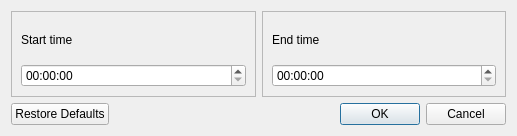
<?xml version="1.0" encoding="UTF-8"?>
<ui version="4.0">
 <class>TimeOffsetEditor</class>
 <widget class="QDialog" name="TimeOffsetEditor">
  <property name="windowModality">
   <enum>Qt::ApplicationModal</enum>
  </property>
  <property name="geometry">
   <rect>
    <x>0</x>
    <y>0</y>
    <width>517</width>
    <height>136</height>
   </rect>
  </property>
  <property name="sizePolicy">
   <sizepolicy hsizetype="Fixed" vsizetype="Fixed">
    <horstretch>0</horstretch>
    <verstretch>0</verstretch>
   </sizepolicy>
  </property>
  <property name="maximumSize">
   <size>
    <width>517</width>
    <height>136</height>
   </size>
  </property>
  <property name="baseSize">
   <size>
    <width>517</width>
    <height>136</height>
   </size>
  </property>
  <property name="windowTitle">
   <string extracomment="Edit playback time offset">Time Offset</string>
  </property>
  <property name="windowIcon">
   <iconset theme="clock">
    <normaloff>.</normaloff>.</iconset>
  </property>
  <property name="modal">
   <bool>true</bool>
  </property>
  <layout class="QGridLayout" name="gridLayout_3">
   <item row="0" column="0">
    <layout class="QVBoxLayout" name="verticalLayout_3">
     <item>
      <layout class="QHBoxLayout" name="horizontalLayout">
       <item>
        <widget class="QFrame" name="frame">
         <property name="frameShape">
          <enum>QFrame::StyledPanel</enum>
         </property>
         <property name="frameShadow">
          <enum>QFrame::Raised</enum>
         </property>
         <layout class="QGridLayout" name="gridLayout_2">
          <item row="0" column="0">
           <layout class="QVBoxLayout" name="verticalLayout_2">
            <item>
             <widget class="QLabel" name="startLabel">
              <property name="text">
               <string>Start time</string>
              </property>
             </widget>
            </item>
            <item>
             <widget class="QTimeEdit" name="startTime">
              <property name="displayFormat">
               <string>HH:mm:ss</string>
              </property>
             </widget>
            </item>
           </layout>
          </item>
         </layout>
        </widget>
       </item>
       <item>
        <widget class="QFrame" name="frame_2">
         <property name="frameShape">
          <enum>QFrame::StyledPanel</enum>
         </property>
         <property name="frameShadow">
          <enum>QFrame::Raised</enum>
         </property>
         <layout class="QGridLayout" name="gridLayout">
          <item row="0" column="0">
           <layout class="QVBoxLayout" name="verticalLayout">
            <item>
             <widget class="QLabel" name="labelEnd">
              <property name="text">
               <string>End time</string>
              </property>
             </widget>
            </item>
            <item>
             <widget class="QTimeEdit" name="endTime">
              <property name="showGroupSeparator" stdset="0">
               <bool>false</bool>
              </property>
              <property name="displayFormat">
               <string>HH:mm:ss</string>
              </property>
             </widget>
            </item>
           </layout>
          </item>
         </layout>
        </widget>
       </item>
      </layout>
     </item>
     <item>
      <widget class="QDialogButtonBox" name="buttonBox">
       <property name="orientation">
        <enum>Qt::Horizontal</enum>
       </property>
       <property name="standardButtons">
        <set>QDialogButtonBox::Cancel|QDialogButtonBox::Ok|QDialogButtonBox::RestoreDefaults</set>
       </property>
       <property name="centerButtons">
        <bool>false</bool>
       </property>
      </widget>
     </item>
    </layout>
   </item>
  </layout>
 </widget>
 <resources/>
 <connections>
  <connection>
   <sender>buttonBox</sender>
   <signal>accepted()</signal>
   <receiver>TimeOffsetEditor</receiver>
   <slot>accept()</slot>
   <hints>
    <hint type="sourcelabel">
     <x>248</x>
     <y>254</y>
    </hint>
    <hint type="destinationlabel">
     <x>157</x>
     <y>274</y>
    </hint>
   </hints>
  </connection>
  <connection>
   <sender>buttonBox</sender>
   <signal>rejected()</signal>
   <receiver>TimeOffsetEditor</receiver>
   <slot>reject()</slot>
   <hints>
    <hint type="sourcelabel">
     <x>316</x>
     <y>260</y>
    </hint>
    <hint type="destinationlabel">
     <x>286</x>
     <y>274</y>
    </hint>
   </hints>
  </connection>
 </connections>
</ui>
